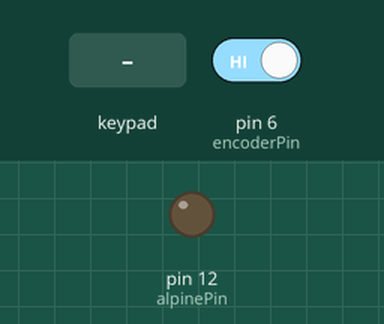
Bench run of a sketch on a simulated Arduino Nano, built with avr-gcc and run on an emulated ATmega328P. Parts: output pins drawn as LEDs (lit = HIGH). Wiring (inferred from the names in the program): 3×2 keypad with keys 1 4 2 5 6 3: rows pin 10, pin 9, pin 8; columns pin 7, pin 5. Inputs (shaded band) come from the test bench; at power-on: pin 6 (encoderPin) HIGH. Pins used as bus, display or sensor lines are not drawn.

Above: at 1.2 s.
1.3 s: pin 6 (encoderPin) driven LOW
At 3.18 s:
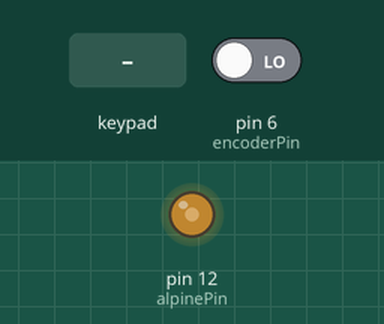
4.3 s: key '1' pressed
7.3 s: key '4' pressed
Timing chart, 0 to 16.3 s (numbered marks = the images above; inputs shaded):
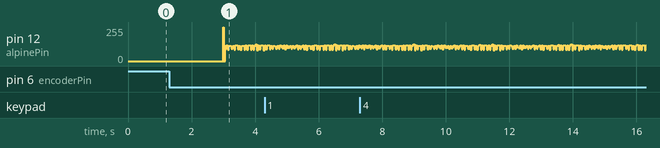

The sketch:

joy_alpine.ino
```cpp
/////////////////////////////////////////////////////////////////
// alpine
#define alpinePin 12

// alpine commands:
#define cmdPower      0x09
#define cmdSource     0x0A
#define cmdBand       0x0D
#define cmdVolumeDown 0x15
#define cmdVolumeUp   0x14
#define cmdUp         0x0E
#define cmdDown       0x0F
#define cmdLeft       0x13
#define cmdRight      0x12
#define cmdPlay       0x07
#define cmdAProc      0x06
#define cmdMute       0x16
#define cmdAngleUp    0x4C
#define cmdAngleDown  0x4B
#define cmdCDChange   0x03
#define cmdPhoneOn    0x56
#define cmdPhoneOff   0x5C

/////////////////////////////////////////////////////////////////
// joystick
#define rows 3
#define cols 2
// keys number (from https://e-a.d-cd.net/f4f8accs-960.jpg)
const byte keys[rows][cols] =
{
  {1,4},
  {2,5},
  {6,3}
};

// encoder direction
const byte encoderdirection[3][3] = // 0 - none, 1 - down, 2 - up
{
  {0, 1, 2},  // 0
  {2, 0, 1},  // 1
  {1, 2, 0}   // 2
};

// 10 9 8 7 6 5

// arduino nano pins
const byte rowPins[rows] = {10, 9, 8}; // rows (yellow, green, blue)
const byte colPins[cols] = {7, 5}; // columns (black, red)
#define encoderPin 6 // encoder (brown)
byte encodervalue;

// keys masks
#define MaskMediaButton      1
#define MaskRadioButton      2
#define MaskVolumeUpButton   4
#define MaskVolumeDownButton 8
#define MaskOkButton         16
#define MaskMuteButton       32
#define MaskScrollDown       64
#define MaskScrollUp         128

unsigned long starttime;
bool workkbd;

/////////////////////////////////////////////////////////////////

void setup()
{
  int i;
  // rows - output
  for (i = 0; i < rows; ++i)
  {
    pinMode(rowPins[i], OUTPUT);
  }

  // columns - input
  for (i = 0; i < cols; ++i)
  {
    pinMode(colPins[i], INPUT);
    digitalWrite(colPins[i], HIGH); // pullup resistor on
  }

  // encoder
  pinMode(encoderPin, INPUT);
  digitalWrite(encoderPin, HIGH); // pullup resistor on

  encodervalue = 0;

  // Alpine control
  pinMode(alpinePin, OUTPUT);

  starttime = millis();
  workkbd = false;
}

// joystick scan
byte scan(void)
{
  int i, j;
  byte code = 0;

  for (i = 0; i < rows; ++i)
  {
    digitalWrite(rowPins[i], LOW);

    // buttons
    for (j = 0; j < cols; ++j)
    {
      if(digitalRead(colPins[j]) == false)
      {
        code |= 1 << (keys[i][j] - 1);
      }
    }

    // encoder
    if (digitalRead(encoderPin) == false)
    {
      int oldencodervalue = encodervalue;
      encodervalue = i;

      switch (encoderdirection[oldencodervalue][encodervalue])
      {
        case 1:  // вниз
          code |= 64;
          break;
        case 2:  // вверх
          code |= 128;
          break;
      }
    }

    digitalWrite(rowPins[i], HIGH);
  }

  return code;
}

void SendByte(byte data)
{
  for (int i = 0; i < 8; ++i)
  {
    digitalWrite(alpinePin, HIGH);
    delayMicroseconds(560);
    digitalWrite(alpinePin, LOW);

    if (data & 1)
    { // 1
      delayMicroseconds(1680);
    }
    else
    { // 0
      delayMicroseconds(560);
    }

    data >>= 1;
  }
}

// send command
void Send(byte command)
{
  digitalWrite(alpinePin, HIGH);
  delayMicroseconds(9000);
  digitalWrite(alpinePin, LOW);
  delayMicroseconds(4500);

  SendByte(0x86);
  SendByte(0x72);
  SendByte(command);
  SendByte(~command);

  digitalWrite(alpinePin, HIGH);
  delayMicroseconds(560);
  digitalWrite(alpinePin, LOW);
}

// loop cycle
void loop(void)
{
  byte code;

  code = scan();

  if (workkbd == false)
  {
    if (millis() - starttime > 3000)
      workkbd = true;

    return;
  }

  if (code & MaskMediaButton)
    Send(cmdDown);

  if (code & MaskRadioButton)
    Send(cmdUp);

  if (code & MaskVolumeUpButton)
    Send(cmdRight);

  if (code & MaskVolumeDownButton)
    Send(cmdLeft);

  if (code & MaskOkButton)
    Send(cmdPlay);

  if (code & MaskMuteButton)
    Send(cmdMute);

  if (code & MaskScrollDown)
    Send(cmdVolumeDown);

  if (code & MaskScrollUp)
    Send(cmdVolumeUp);
}
```
